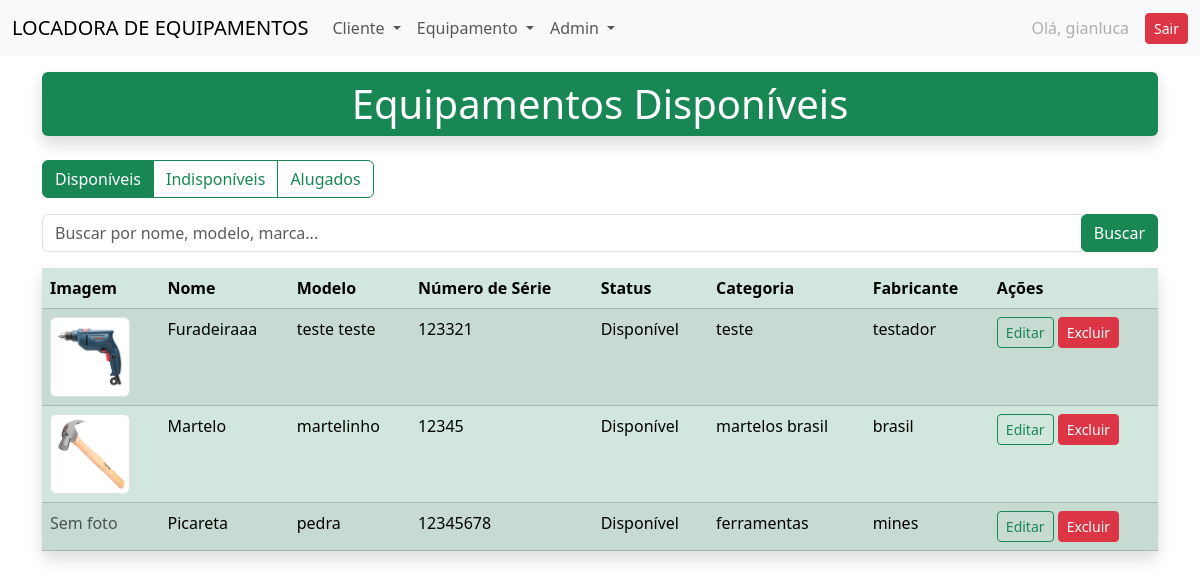
Page /locadora/equipamentos/ (signed in) on the earlier database version.
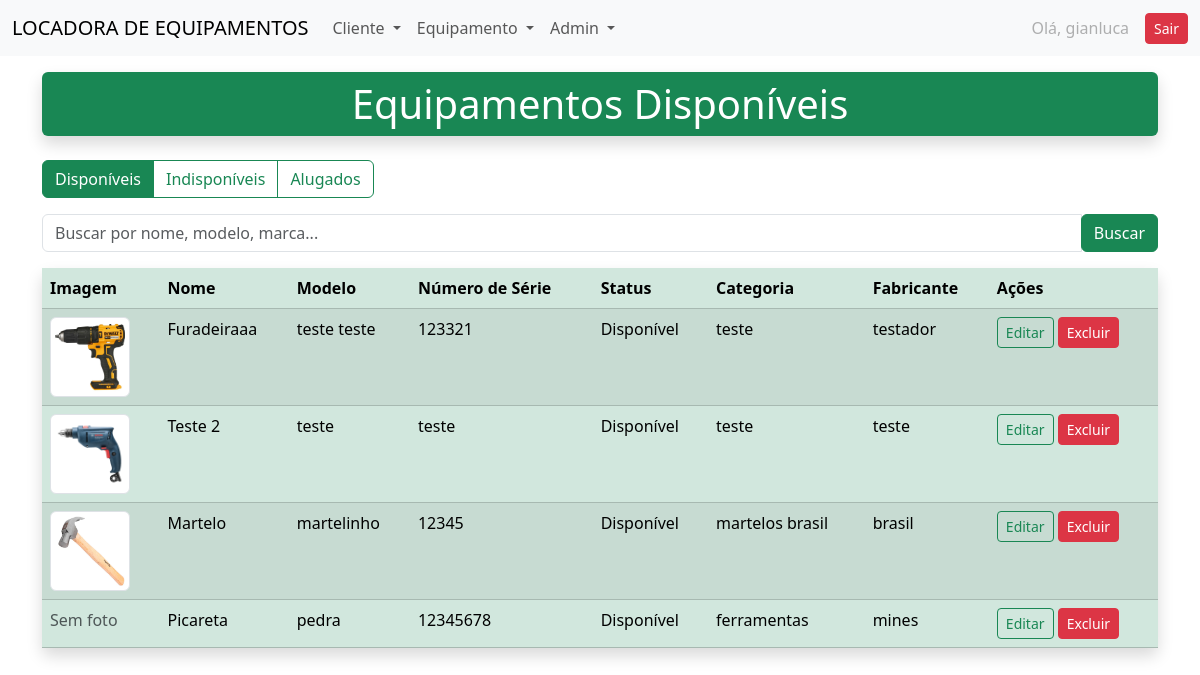
Same page on the later database version.
### locadora/models.py (models this page shows, shortened)
class Equipamento(models.Model):
    nome = models.CharField(max_length=100)
    modelo = models.CharField(max_length=100, blank=True, null=True)
    numero_serie = models.CharField(max_length=100, blank=True, null=True)
    status = models.CharField(
        max_length=20,
        choices=STATUS_CHOICES,
        default='DISPONIVEL'
    )
    categoria = models.CharField(max_length=100, blank=True, null=True)
    fabricante = models.CharField(max_length=100, blank=True, null=True)
    em_manutencao = models.BooleanField(default=False)
    data_alugado = models.DateField(null=True, blank=True)
    foto = StdImageField(
        upload_to='fotos/equipamentos',
        variations={'thumb': (150, 150), 'medium': (300, 300)},
        blank=True,
        null=True
    )

### locadora/views.py (the view, shortened to what this page needs)
# urls.py: path('equipamentos/', views.equipamentos, name='equipamentos'),
@login_required
def equipamentos(request):
    query = request.GET.get('busca', '')
    equipamentos = Equipamento.objects.filter(
        status='DISPONIVEL',
        em_manutencao=False
    )
    dados = {
        'equipamentos': equipamentos,
        'query': query,
    }
    return render(request, 'locadora/lista_equipamentos.html', dados)

### locadora/templates/locadora/lista_equipamentos.html
{% extends 'locadora/base.html' %}
{% block content %}
<div class="container my-3">
    <div class="row">
        <div class="col-12 mx-auto">
            <h1 class="text-center bg-success text-white py-2 shadow rounded">Equipamentos Disponíveis</h1>
        </div>
    </div>
</div>
<div class="container my-3">
    <div class="btn-group">
        <a href="{% url 'equipamentos' %}" class="btn btn-outline-success active">Disponíveis</a>
        <a href="{% url 'equipamentos_indisponiveis' %}" class="btn btn-outline-success">Indisponíveis</a>
        <a href="{% url 'equipamentos_alugados' %}" class="btn btn-outline-success">Alugados</a>
    </div>
</div>
<div class="container my-3">
    <form method="GET" class="form-inline">
        <div class="input-group">
            <input type="text" name="busca" class="form-control" placeholder="Buscar por nome, modelo, marca..."
                   value="{{ query }}">
            <div class="input-group-append">
                <button class="btn btn-success" type="submit">Buscar</button>
            </div>
        </div>
    </form>
</div>
<div class="container my-3">
    <div class="row">
        <div class="col-12 mx-auto">
            <table class="table table-hover table-success table-striped shadow rounded">
                <thead>
                    <tr class="bg-success text-white">
                        <th>Imagem</th>
                        <th>Nome</th>
                        <th>Modelo</th>
                        <th>Número de Série</th>
                        <th>Status</th>
                        <th>Categoria</th>
                        <th>Fabricante</th>
                        <th>Ações</th>
                    </tr>
                </thead>
                <tbody>
                    {% for equipamento in equipamentos %}
                        {% if not equipamento.em_manutencao %}
                        <tr>
                            <td>
                                {% if equipamento.foto %}
                                    <img src="{{ equipamento.foto.url }}" alt="{{ equipamento.nome }}" width="80" height="80" class="img-thumbnail">
                                {% else %}
                                    <span class="text-muted">Sem foto</span>
                                {% endif %}
                            </td>
                            <td>{{ equipamento.nome }}</td>
                            <td>{{ equipamento.modelo }}</td>
                            <td>{{ equipamento.numero_serie }}</td>
                            <td>
                                {% if equipamento.status == "ALUGADO" and equipamento.data_alugado %}
                                    {{ equipamento.get_status_display }} ({{ equipamento.data_alugado|date:"d/m/Y" }})
                                {% elif equipamento.status == "EM_MANUTENCAO" and equipamento.manutencao.data %}
                                    {{ equipamento.get_status_display }} ({{ equipamento.manutencao.data|date:"d/m/Y" }})
                                {% else %}
                                    {{ equipamento.get_status_display }}
                                {% endif %}
                            </td>
                            <td>{{ equipamento.categoria }}</td>
                            <td>{{ equipamento.fabricante }}</td>
                            <td>
                                <a href="{% url 'editar_equipamento' equipamento.id %}" class="btn btn-outline-success btn-sm">Editar</a>
                                <a href="{% url 'excluir_equipamento' equipamento.id %}" class="btn btn-danger btn-sm">Excluir</a>
                            </td>
                        </tr>
                        {% endif %}
                    {% empty %}
                        <tr><td colspan="8" class="text-center">Nenhum equipamento cadastrado.</td></tr>
                    {% endfor %}
                </tbody>
            </table>
        </div>
    </div>
</div>
{% endblock %}

Differences in the rows shown:
changed Equipamento "Furadeiraaa": foto: a different picture
now on this page (row edited): Equipamento: foto (picture), nome "Teste 2", modelo "teste", numero_serie "teste", status "Disponível", categoria "teste", fabricante "teste"
